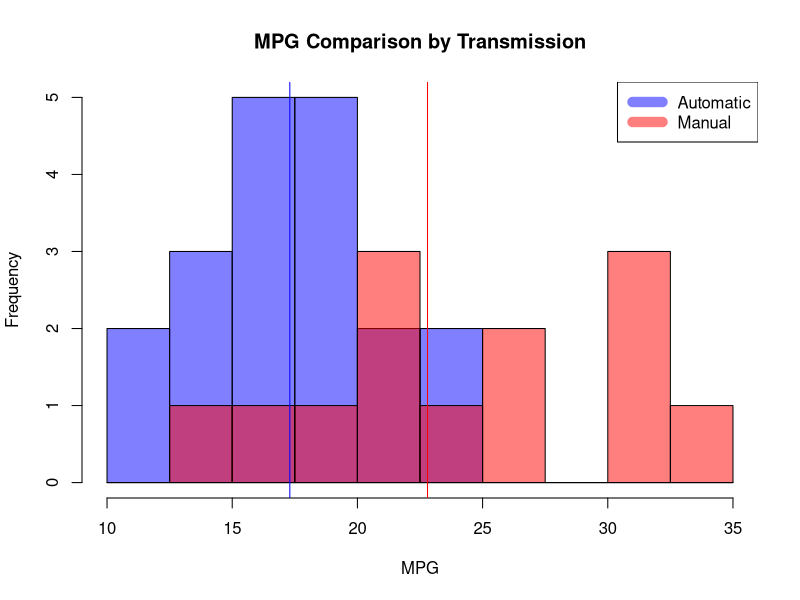
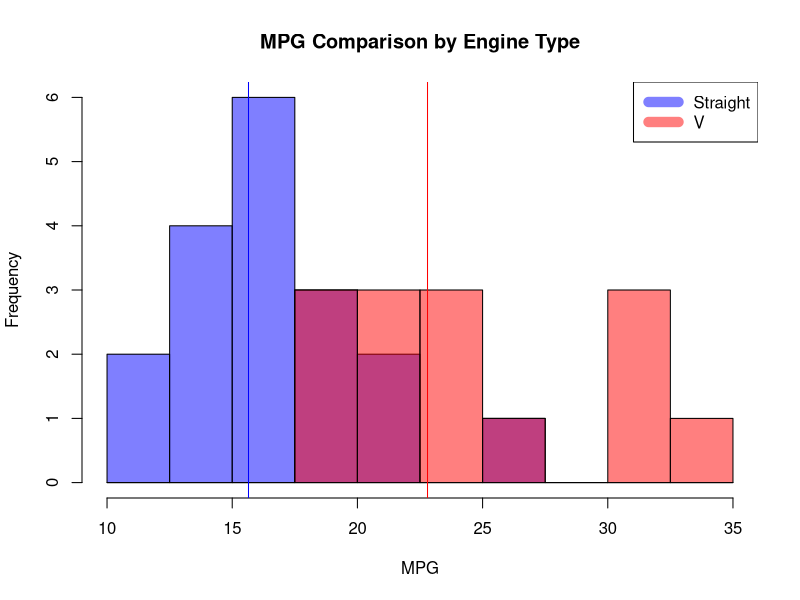
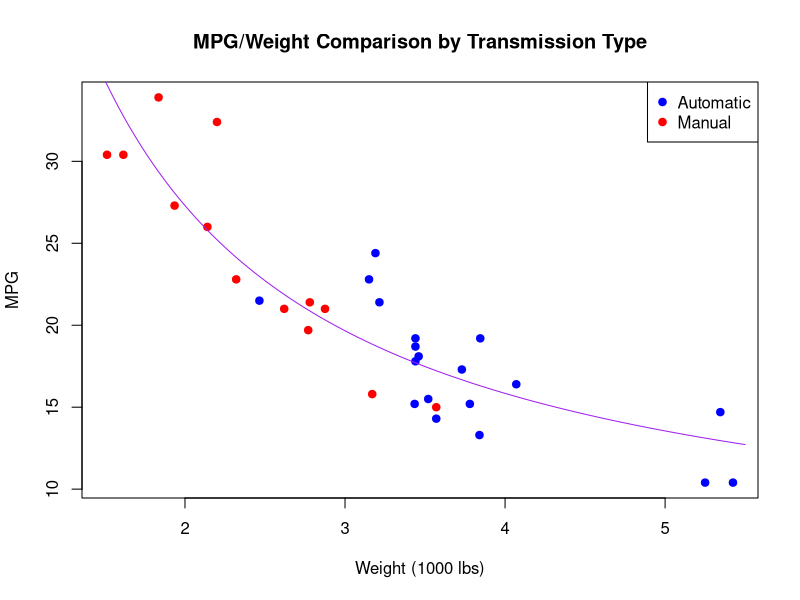
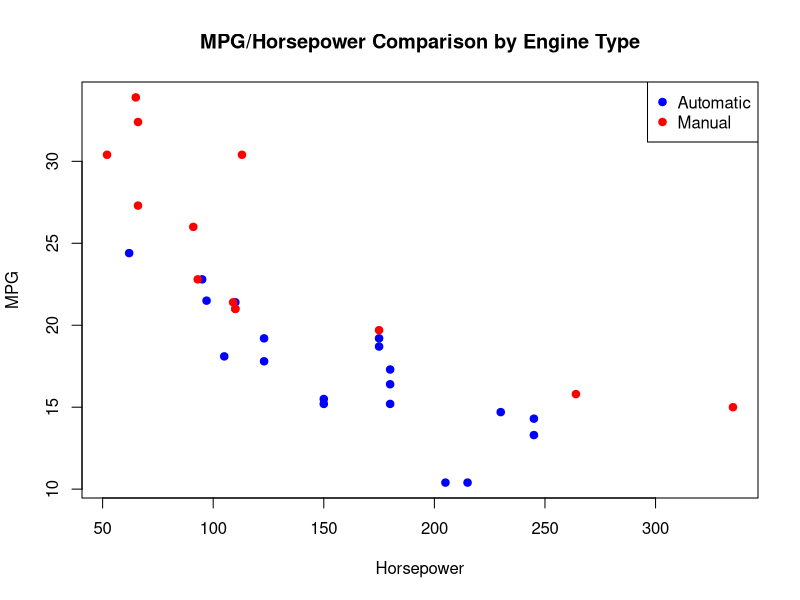
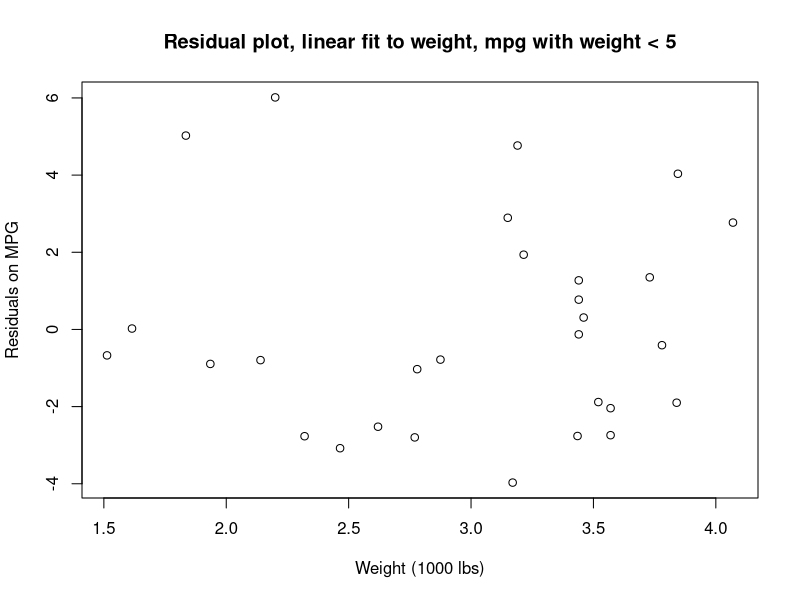
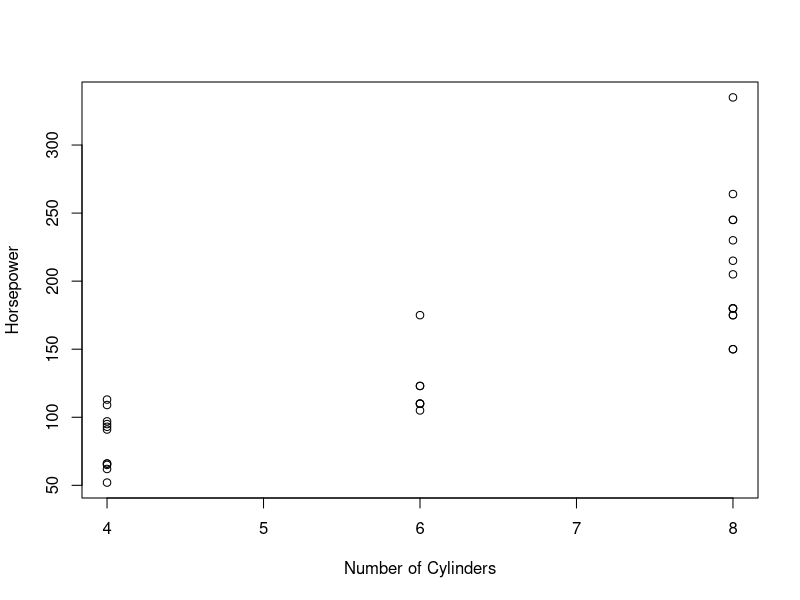
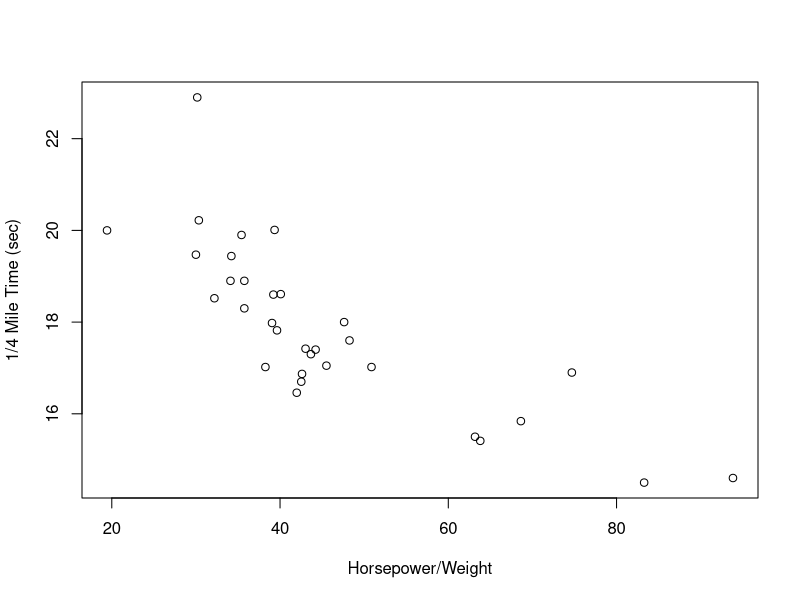

Write the R code that produced these figures, in order.


hist(mtcars$mpg[mtcars$am==0], col = rgb(0,0,1,0.5), xlim = c(10,35), breaks = seq(10,35,5/2), xlab = 'MPG', main = 'MPG Comparison by Transmission')
hist(mtcars$mpg[mtcars$am==1], col = rgb(1,0,0,0.5), xlim = c(10,35), breaks = seq(10,35,5/2), add = T)
abline(v = median(mtcars$mpg[mtcars$am==0]), col='blue')
abline(v = median(mtcars$mpg[mtcars$am==1]), col='red')
legend('topright', c('Automatic','Manual'), col=c(rgb(0,0,1,0.5), rgb(1,0,0,0.5)), lwd=10)

hist(mtcars$mpg[mtcars$vs==0], col = rgb(0,0,1,0.5), xlim = c(10,35), breaks = seq(10,35,5/2), xlab = 'MPG', main = 'MPG Comparison by Engine Type')
hist(mtcars$mpg[mtcars$vs==1], col = rgb(1,0,0,0.5), xlim = c(10,35), breaks = seq(10,35,5/2), add = T)
abline(v = median(mtcars$mpg[mtcars$vs==0]), col='blue')
abline(v = median(mtcars$mpg[mtcars$vs==1]), col='red')
legend('topright', c('Straight','V'), col=c(rgb(0,0,1,0.5), rgb(1,0,0,0.5)), lwd=10)

xtab = xtabs(data = mtcars[,(c('am','vs'))])
chisq.test(xtab)$p.value

plot(mpg ~ wt, data = mtcars, type = 'n', xlab = 'Weight (1000 lbs)', ylab = 'MPG', main = 'MPG/Weight Comparison by Transmission Type')
points(mpg ~ wt, data = mtcars, subset = am == 0, pch = 19, col = 'blue')
points(mpg ~ wt, data = mtcars, subset = am == 1, pch = 19, col = 'red')
legend('topright',  c('Automatic','Manual'), col = c('blue','red'), pch = 19)

fit = lm(formula = mpg ~ I(wt^-1), data = mtcars)
xdummy = seq(1.5,5.5,0.01)
lines(xdummy,fit$coefficients[1] + fit$coefficients[2]/xdummy, col = 'purple')

mtcut = mtcars[mtcars$wt < 5,]; fit0 = lm(mpg ~ wt, data = mtcut)
fit1 = lm(mpg ~ wt + hp, data = mtcut)
fit2 = lm(mpg ~ wt + hp + factor(am) , data = mtcut)
fit3 = lm(mpg ~ wt + hp + factor(am) + factor(vs), data = mtcut)
fit4 = lm(mpg ~ wt + hp  + factor(am) + factor(vs)+ gear + carb + drat, data = mtcut)
anova(fit0,fit1,fit2,fit3,fit4)


plot(mpg ~ hp, data = mtcars, type = 'n', xlab = 'Horsepower', ylab = 'MPG', main = 'MPG/Horsepower Comparison by Engine Type')
points(mpg ~ hp, data = mtcars, subset = am == 0, pch = 19, col = 'blue')
points(mpg ~ hp, data = mtcars, subset = am == 1, pch = 19, col = 'red')
legend('topright',  c('Automatic','Manual'), col = c('blue','red'), pch = 19)

plot(mtcut$wt, resid(fit0), xlab = 'Weight (1000 lbs)', ylab = 'Residuals on MPG', main = 'Residual plot, linear fit to weight, mpg with weight < 5')
plot(hp ~ cyl, data = mtcars, xlab = 'Number of Cylinders', ylab = 'Horsepower', main = '')
plot(mtcars$hp / mtcars$wt, mtcars$qsec, xlab = 'Horsepower/Weight', ylab = '1/4 Mile Time (sec)', main = '')